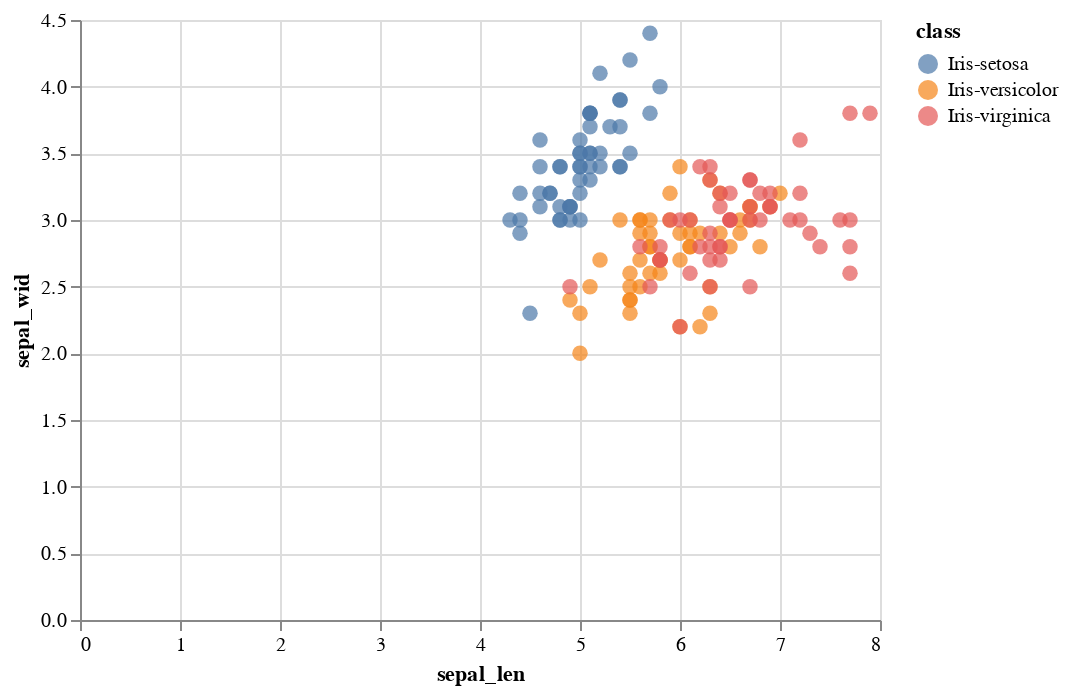

The cell this chart's notebook holds for it:
### Code cell
# An interactive version! Altair is cool....

alt.Chart(data).mark_circle(size=60).encode(
    x='sepal_len:Q',
    y='sepal_wid:Q',
    color='class:N',
    tooltip=['sepal_len', 'sepal_wid', 'petal_wid', 'class']
).interactive()

### Figure 1 — Vega-Lite specification as saved in the notebook (floating-point values rounded to 4 significant figures; data arrays with more than 128 entries replaced by an {"elided": "..."} marker saying what was removed)
{"usermeta": {"embedOptions": {"theme": "urbaninstitute"}}, "config": {"view": {"continuousWidth": 400, "continuousHeight": 300}}, "data": {"name": "data-a5daf532ab2c54ce7e41ec121f265ace"}, "mark": {"type": "circle", "size": 60}, "encoding": {"color": {"field": "class", "type": "nominal"}, "tooltip": [{"field": "sepal_len", "type": "quantitative"}, {"field": "sepal_wid", "type": "quantitative"}, {"field": "petal_wid", "type": "quantitative"}, {"field": "class", "type": "nominal"}], "x": {"field": "sepal_len", "type": "quantitative"}, "y": {"field": "sepal_wid", "type": "quantitative"}}, "selection": {"selector029": {"type": "interval", "bind": "scales", "encodings": ["x", "y"]}}, "$schema": "https://vega.github.io/schema/vega-lite/v4.17.0.json", "datasets": {"data-a5daf532ab2c54ce7e41ec121f265ace": {"elided": "150 records"}}}
